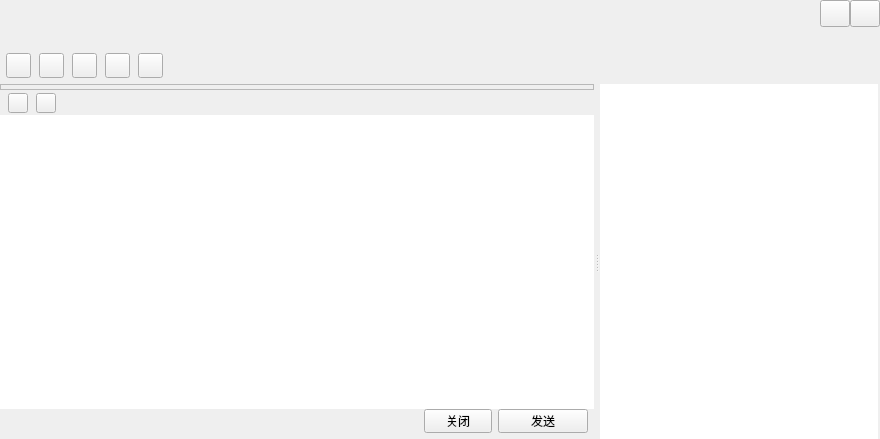
<?xml version="1.0" encoding="UTF-8"?>
<ui version="4.0">
 <class>TalkWindow</class>
 <widget class="QWidget" name="TalkWindow">
  <property name="geometry">
   <rect>
    <x>0</x>
    <y>0</y>
    <width>880</width>
    <height>439</height>
   </rect>
  </property>
  <property name="windowTitle">
   <string>TalkWindow</string>
  </property>
  <property name="titleskin" stdset="0">
   <bool>true</bool>
  </property>
  <layout class="QVBoxLayout" name="verticalLayout_6">
   <property name="spacing">
    <number>0</number>
   </property>
   <property name="leftMargin">
    <number>0</number>
   </property>
   <property name="topMargin">
    <number>0</number>
   </property>
   <property name="rightMargin">
    <number>0</number>
   </property>
   <property name="bottomMargin">
    <number>0</number>
   </property>
   <item>
    <widget class="QWidget" name="titleWidget" native="true">
     <property name="sizePolicy">
      <sizepolicy hsizetype="Expanding" vsizetype="Fixed">
       <horstretch>0</horstretch>
       <verstretch>0</verstretch>
      </sizepolicy>
     </property>
     <property name="minimumSize">
      <size>
       <width>0</width>
       <height>84</height>
      </size>
     </property>
     <property name="maximumSize">
      <size>
       <width>16777215</width>
       <height>84</height>
      </size>
     </property>
     <property name="bottomskin" stdset="0">
      <bool>true</bool>
     </property>
     <layout class="QVBoxLayout" name="verticalLayout">
      <property name="spacing">
       <number>0</number>
      </property>
      <property name="leftMargin">
       <number>6</number>
      </property>
      <property name="topMargin">
       <number>0</number>
      </property>
      <property name="rightMargin">
       <number>0</number>
      </property>
      <property name="bottomMargin">
       <number>0</number>
      </property>
      <item>
       <layout class="QHBoxLayout" name="horizontalLayout">
        <property name="spacing">
         <number>0</number>
        </property>
        <item>
         <widget class="QLabel" name="nameLabel">
          <property name="sizePolicy">
           <sizepolicy hsizetype="Expanding" vsizetype="Fixed">
            <horstretch>0</horstretch>
            <verstretch>0</verstretch>
           </sizepolicy>
          </property>
          <property name="minimumSize">
           <size>
            <width>0</width>
            <height>27</height>
           </size>
          </property>
          <property name="maximumSize">
           <size>
            <width>16777215</width>
            <height>27</height>
           </size>
          </property>
          <property name="font">
           <font>
            <family>Aharoni</family>
            <pointsize>12</pointsize>
            <weight>75</weight>
            <bold>true</bold>
           </font>
          </property>
          <property name="text">
           <string/>
          </property>
         </widget>
        </item>
        <item>
         <widget class="QPushButton" name="sysmin">
          <property name="sizePolicy">
           <sizepolicy hsizetype="Fixed" vsizetype="Fixed">
            <horstretch>0</horstretch>
            <verstretch>0</verstretch>
           </sizepolicy>
          </property>
          <property name="minimumSize">
           <size>
            <width>30</width>
            <height>27</height>
           </size>
          </property>
          <property name="maximumSize">
           <size>
            <width>30</width>
            <height>27</height>
           </size>
          </property>
          <property name="focusPolicy">
           <enum>Qt::ClickFocus</enum>
          </property>
          <property name="toolTip">
           <string>最小化</string>
          </property>
          <property name="text">
           <string/>
          </property>
          <property name="iconSize">
           <size>
            <width>30</width>
            <height>30</height>
           </size>
          </property>
         </widget>
        </item>
        <item>
         <widget class="QPushButton" name="sysclose">
          <property name="sizePolicy">
           <sizepolicy hsizetype="Fixed" vsizetype="Fixed">
            <horstretch>0</horstretch>
            <verstretch>0</verstretch>
           </sizepolicy>
          </property>
          <property name="minimumSize">
           <size>
            <width>30</width>
            <height>27</height>
           </size>
          </property>
          <property name="maximumSize">
           <size>
            <width>30</width>
            <height>27</height>
           </size>
          </property>
          <property name="focusPolicy">
           <enum>Qt::ClickFocus</enum>
          </property>
          <property name="toolTip">
           <string>关闭</string>
          </property>
          <property name="text">
           <string/>
          </property>
          <property name="iconSize">
           <size>
            <width>30</width>
            <height>30</height>
           </size>
          </property>
         </widget>
        </item>
       </layout>
      </item>
      <item>
       <widget class="QLabel" name="signLabel">
        <property name="sizePolicy">
         <sizepolicy hsizetype="Expanding" vsizetype="Fixed">
          <horstretch>0</horstretch>
          <verstretch>0</verstretch>
         </sizepolicy>
        </property>
        <property name="minimumSize">
         <size>
          <width>0</width>
          <height>20</height>
         </size>
        </property>
        <property name="maximumSize">
         <size>
          <width>16777215</width>
          <height>20</height>
         </size>
        </property>
        <property name="font">
         <font>
          <family>Aharoni</family>
          <pointsize>10</pointsize>
          <weight>75</weight>
          <bold>true</bold>
         </font>
        </property>
        <property name="text">
         <string/>
        </property>
       </widget>
      </item>
      <item>
       <widget class="QWidget" name="funWidget" native="true">
        <property name="sizePolicy">
         <sizepolicy hsizetype="Expanding" vsizetype="Expanding">
          <horstretch>0</horstretch>
          <verstretch>0</verstretch>
         </sizepolicy>
        </property>
        <property name="minimumSize">
         <size>
          <width>0</width>
          <height>34</height>
         </size>
        </property>
        <property name="maximumSize">
         <size>
          <width>16777215</width>
          <height>600</height>
         </size>
        </property>
        <layout class="QHBoxLayout" name="horizontalLayout_2">
         <property name="spacing">
          <number>8</number>
         </property>
         <property name="leftMargin">
          <number>0</number>
         </property>
         <property name="topMargin">
          <number>0</number>
         </property>
         <property name="rightMargin">
          <number>6</number>
         </property>
         <property name="bottomMargin">
          <number>0</number>
         </property>
         <item>
          <widget class="QPushButton" name="addtoolbtn">
           <property name="sizePolicy">
            <sizepolicy hsizetype="Fixed" vsizetype="Fixed">
             <horstretch>0</horstretch>
             <verstretch>0</verstretch>
            </sizepolicy>
           </property>
           <property name="minimumSize">
            <size>
             <width>25</width>
             <height>25</height>
            </size>
           </property>
           <property name="maximumSize">
            <size>
             <width>25</width>
             <height>25</height>
            </size>
           </property>
           <property name="text">
            <string/>
           </property>
           <property name="hasborder" stdset="0">
            <bool>true</bool>
           </property>
          </widget>
         </item>
         <item>
          <widget class="QPushButton" name="addhumanBtn">
           <property name="sizePolicy">
            <sizepolicy hsizetype="Fixed" vsizetype="Fixed">
             <horstretch>0</horstretch>
             <verstretch>0</verstretch>
            </sizepolicy>
           </property>
           <property name="minimumSize">
            <size>
             <width>25</width>
             <height>25</height>
            </size>
           </property>
           <property name="maximumSize">
            <size>
             <width>25</width>
             <height>25</height>
            </size>
           </property>
           <property name="text">
            <string/>
           </property>
           <property name="hasborder" stdset="0">
            <bool>true</bool>
           </property>
          </widget>
         </item>
         <item>
          <widget class="QPushButton" name="appBtn">
           <property name="sizePolicy">
            <sizepolicy hsizetype="Fixed" vsizetype="Fixed">
             <horstretch>0</horstretch>
             <verstretch>0</verstretch>
            </sizepolicy>
           </property>
           <property name="minimumSize">
            <size>
             <width>25</width>
             <height>25</height>
            </size>
           </property>
           <property name="maximumSize">
            <size>
             <width>25</width>
             <height>25</height>
            </size>
           </property>
           <property name="text">
            <string/>
           </property>
           <property name="hasborder" stdset="0">
            <bool>true</bool>
           </property>
          </widget>
         </item>
         <item>
          <widget class="QPushButton" name="videoBtn">
           <property name="sizePolicy">
            <sizepolicy hsizetype="Fixed" vsizetype="Fixed">
             <horstretch>0</horstretch>
             <verstretch>0</verstretch>
            </sizepolicy>
           </property>
           <property name="minimumSize">
            <size>
             <width>25</width>
             <height>25</height>
            </size>
           </property>
           <property name="maximumSize">
            <size>
             <width>25</width>
             <height>25</height>
            </size>
           </property>
           <property name="text">
            <string/>
           </property>
           <property name="hasborder" stdset="0">
            <bool>true</bool>
           </property>
          </widget>
         </item>
         <item>
          <widget class="QPushButton" name="toolsetBtn">
           <property name="sizePolicy">
            <sizepolicy hsizetype="Fixed" vsizetype="Fixed">
             <horstretch>0</horstretch>
             <verstretch>0</verstretch>
            </sizepolicy>
           </property>
           <property name="minimumSize">
            <size>
             <width>25</width>
             <height>25</height>
            </size>
           </property>
           <property name="maximumSize">
            <size>
             <width>25</width>
             <height>25</height>
            </size>
           </property>
           <property name="text">
            <string/>
           </property>
           <property name="hasborder" stdset="0">
            <bool>true</bool>
           </property>
          </widget>
         </item>
         <item>
          <spacer name="horizontalSpacer">
           <property name="orientation">
            <enum>Qt::Horizontal</enum>
           </property>
           <property name="sizeHint" stdset="0">
            <size>
             <width>700</width>
             <height>20</height>
            </size>
           </property>
          </spacer>
         </item>
        </layout>
       </widget>
      </item>
     </layout>
    </widget>
   </item>
   <item>
    <widget class="QSplitter" name="splitter">
     <property name="sizePolicy">
      <sizepolicy hsizetype="Expanding" vsizetype="Expanding">
       <horstretch>0</horstretch>
       <verstretch>0</verstretch>
      </sizepolicy>
     </property>
     <property name="orientation">
      <enum>Qt::Horizontal</enum>
     </property>
     <property name="handleWidth">
      <number>6</number>
     </property>
     <widget class="QSplitter" name="bodySplitter">
      <property name="sizePolicy">
       <sizepolicy hsizetype="Expanding" vsizetype="Expanding">
        <horstretch>0</horstretch>
        <verstretch>0</verstretch>
       </sizepolicy>
      </property>
      <property name="orientation">
       <enum>Qt::Vertical</enum>
      </property>
      <property name="handleWidth">
       <number>1</number>
      </property>
      <property name="childrenCollapsible">
       <bool>false</bool>
      </property>
      <widget class="QWidget" name="bodyWidget" native="true">
       <property name="sizePolicy">
        <sizepolicy hsizetype="Expanding" vsizetype="Expanding">
         <horstretch>0</horstretch>
         <verstretch>0</verstretch>
        </sizepolicy>
       </property>
       <layout class="QVBoxLayout" name="verticalLayout_4">
        <property name="spacing">
         <number>0</number>
        </property>
        <property name="leftMargin">
         <number>0</number>
        </property>
        <property name="topMargin">
         <number>0</number>
        </property>
        <property name="rightMargin">
         <number>0</number>
        </property>
        <property name="bottomMargin">
         <number>0</number>
        </property>
        <item>
         <widget class="QFrame" name="frameWidget">
          <property name="sizePolicy">
           <sizepolicy hsizetype="Expanding" vsizetype="Expanding">
            <horstretch>0</horstretch>
            <verstretch>0</verstretch>
           </sizepolicy>
          </property>
          <property name="frameShape">
           <enum>QFrame::StyledPanel</enum>
          </property>
          <property name="frameShadow">
           <enum>QFrame::Raised</enum>
          </property>
          <layout class="QVBoxLayout" name="verticalLayout_3">
           <property name="spacing">
            <number>0</number>
           </property>
           <property name="leftMargin">
            <number>0</number>
           </property>
           <property name="topMargin">
            <number>1</number>
           </property>
           <property name="rightMargin">
            <number>0</number>
           </property>
           <property name="bottomMargin">
            <number>1</number>
           </property>
           <item>
            <widget class="MsgWebView" name="msgWidget" native="true"/>
           </item>
          </layout>
         </widget>
        </item>
       </layout>
      </widget>
      <widget class="QWidget" name="bottomWidget" native="true">
       <property name="sizePolicy">
        <sizepolicy hsizetype="Expanding" vsizetype="Expanding">
         <horstretch>0</horstretch>
         <verstretch>0</verstretch>
        </sizepolicy>
       </property>
       <property name="minimumSize">
        <size>
         <width>0</width>
         <height>138</height>
        </size>
       </property>
       <property name="maximumSize">
        <size>
         <width>16777215</width>
         <height>400</height>
        </size>
       </property>
       <layout class="QVBoxLayout" name="verticalLayout_2">
        <property name="spacing">
         <number>0</number>
        </property>
        <property name="leftMargin">
         <number>0</number>
        </property>
        <property name="topMargin">
         <number>0</number>
        </property>
        <property name="rightMargin">
         <number>0</number>
        </property>
        <property name="bottomMargin">
         <number>0</number>
        </property>
        <item>
         <widget class="QWidget" name="moduleWidget" native="true">
          <property name="sizePolicy">
           <sizepolicy hsizetype="Expanding" vsizetype="Fixed">
            <horstretch>0</horstretch>
            <verstretch>0</verstretch>
           </sizepolicy>
          </property>
          <property name="minimumSize">
           <size>
            <width>0</width>
            <height>24</height>
           </size>
          </property>
          <property name="maximumSize">
           <size>
            <width>16777215</width>
            <height>24</height>
           </size>
          </property>
          <layout class="QHBoxLayout" name="horizontalLayout_3">
           <property name="spacing">
            <number>8</number>
           </property>
           <property name="leftMargin">
            <number>8</number>
           </property>
           <property name="topMargin">
            <number>0</number>
           </property>
           <property name="rightMargin">
            <number>8</number>
           </property>
           <property name="bottomMargin">
            <number>0</number>
           </property>
           <item>
            <widget class="QPushButton" name="faceBtn">
             <property name="sizePolicy">
              <sizepolicy hsizetype="Fixed" vsizetype="Fixed">
               <horstretch>0</horstretch>
               <verstretch>0</verstretch>
              </sizepolicy>
             </property>
             <property name="minimumSize">
              <size>
               <width>20</width>
               <height>20</height>
              </size>
             </property>
             <property name="maximumSize">
              <size>
               <width>20</width>
               <height>20</height>
              </size>
             </property>
             <property name="text">
              <string/>
             </property>
             <property name="hasborder" stdset="0">
              <bool>true</bool>
             </property>
            </widget>
           </item>
           <item>
            <widget class="QPushButton" name="fileopenBtn">
             <property name="sizePolicy">
              <sizepolicy hsizetype="Fixed" vsizetype="Fixed">
               <horstretch>0</horstretch>
               <verstretch>0</verstretch>
              </sizepolicy>
             </property>
             <property name="minimumSize">
              <size>
               <width>20</width>
               <height>20</height>
              </size>
             </property>
             <property name="maximumSize">
              <size>
               <width>20</width>
               <height>20</height>
              </size>
             </property>
             <property name="text">
              <string/>
             </property>
             <property name="hasborder" stdset="0">
              <bool>true</bool>
             </property>
            </widget>
           </item>
           <item>
            <spacer name="horizontalSpacer_2">
             <property name="orientation">
              <enum>Qt::Horizontal</enum>
             </property>
             <property name="sizeHint" stdset="0">
              <size>
               <width>519</width>
               <height>20</height>
              </size>
             </property>
            </spacer>
           </item>
          </layout>
         </widget>
        </item>
        <item>
         <widget class="QMsgTextEdit" name="textEdit">
          <property name="contextMenuPolicy">
           <enum>Qt::NoContextMenu</enum>
          </property>
          <property name="frameShape">
           <enum>QFrame::NoFrame</enum>
          </property>
         </widget>
        </item>
        <item>
         <layout class="QHBoxLayout" name="horizontalLayout_4">
          <property name="rightMargin">
           <number>6</number>
          </property>
          <property name="bottomMargin">
           <number>6</number>
          </property>
          <item>
           <spacer name="horizontalSpacer_3">
            <property name="orientation">
             <enum>Qt::Horizontal</enum>
            </property>
            <property name="sizeHint" stdset="0">
             <size>
              <width>378</width>
              <height>20</height>
             </size>
            </property>
           </spacer>
          </item>
          <item>
           <widget class="QToolButton" name="closeBtn">
            <property name="minimumSize">
             <size>
              <width>68</width>
              <height>24</height>
             </size>
            </property>
            <property name="maximumSize">
             <size>
              <width>68</width>
              <height>24</height>
             </size>
            </property>
            <property name="text">
             <string>关闭</string>
            </property>
            <property name="titleskin" stdset="0">
             <bool>true</bool>
            </property>
           </widget>
          </item>
          <item>
           <widget class="QToolButton" name="sendBtn">
            <property name="minimumSize">
             <size>
              <width>90</width>
              <height>24</height>
             </size>
            </property>
            <property name="maximumSize">
             <size>
              <width>90</width>
              <height>24</height>
             </size>
            </property>
            <property name="text">
             <string>发送</string>
            </property>
            <property name="titleskin" stdset="0">
             <bool>true</bool>
            </property>
           </widget>
          </item>
         </layout>
        </item>
       </layout>
      </widget>
     </widget>
     <widget class="QWidget" name="widget" native="true">
      <property name="sizePolicy">
       <sizepolicy hsizetype="Expanding" vsizetype="Expanding">
        <horstretch>0</horstretch>
        <verstretch>0</verstretch>
       </sizepolicy>
      </property>
      <property name="minimumSize">
       <size>
        <width>280</width>
        <height>0</height>
       </size>
      </property>
      <property name="maximumSize">
       <size>
        <width>280</width>
        <height>16777215</height>
       </size>
      </property>
      <layout class="QVBoxLayout" name="verticalLayout_5">
       <property name="spacing">
        <number>0</number>
       </property>
       <property name="leftMargin">
        <number>0</number>
       </property>
       <property name="topMargin">
        <number>0</number>
       </property>
       <property name="rightMargin">
        <number>0</number>
       </property>
       <property name="bottomMargin">
        <number>0</number>
       </property>
       <item>
        <widget class="QScrollArea" name="scrollArea">
         <property name="frameShape">
          <enum>QFrame::NoFrame</enum>
         </property>
         <property name="horizontalScrollBarPolicy">
          <enum>Qt::ScrollBarAlwaysOff</enum>
         </property>
         <property name="widgetResizable">
          <bool>true</bool>
         </property>
         <widget class="QWidget" name="scrollAreaWidgetContents">
          <property name="geometry">
           <rect>
            <x>0</x>
            <y>0</y>
            <width>280</width>
            <height>355</height>
           </rect>
          </property>
          <property name="sizePolicy">
           <sizepolicy hsizetype="Expanding" vsizetype="Expanding">
            <horstretch>0</horstretch>
            <verstretch>0</verstretch>
           </sizepolicy>
          </property>
          <widget class="QTreeWidget" name="treeWidget">
           <property name="geometry">
            <rect>
             <x>0</x>
             <y>0</y>
             <width>278</width>
             <height>355</height>
            </rect>
           </property>
           <property name="frameShape">
            <enum>QFrame::NoFrame</enum>
           </property>
           <property name="editTriggers">
            <set>QAbstractItemView::AllEditTriggers</set>
           </property>
           <property name="indentation">
            <number>0</number>
           </property>
           <property name="headerHidden">
            <bool>true</bool>
           </property>
           <property name="expandsOnDoubleClick">
            <bool>false</bool>
           </property>
           <column>
            <property name="text">
             <string notr="true">1</string>
            </property>
           </column>
          </widget>
         </widget>
        </widget>
       </item>
      </layout>
     </widget>
    </widget>
   </item>
  </layout>
 </widget>
 <layoutdefault spacing="6" margin="11"/>
 <customwidgets>
  <customwidget>
   <class>QMsgTextEdit</class>
   <extends>QTextEdit</extends>
   <header location="global">qmsgtextedit.h</header>
  </customwidget>
  <customwidget>
   <class>MsgWebView</class>
   <extends>QWidget</extends>
   <header location="global">msgwebview.h</header>
   <container>1</container>
  </customwidget>
 </customwidgets>
 <resources/>
 <connections/>
</ui>
